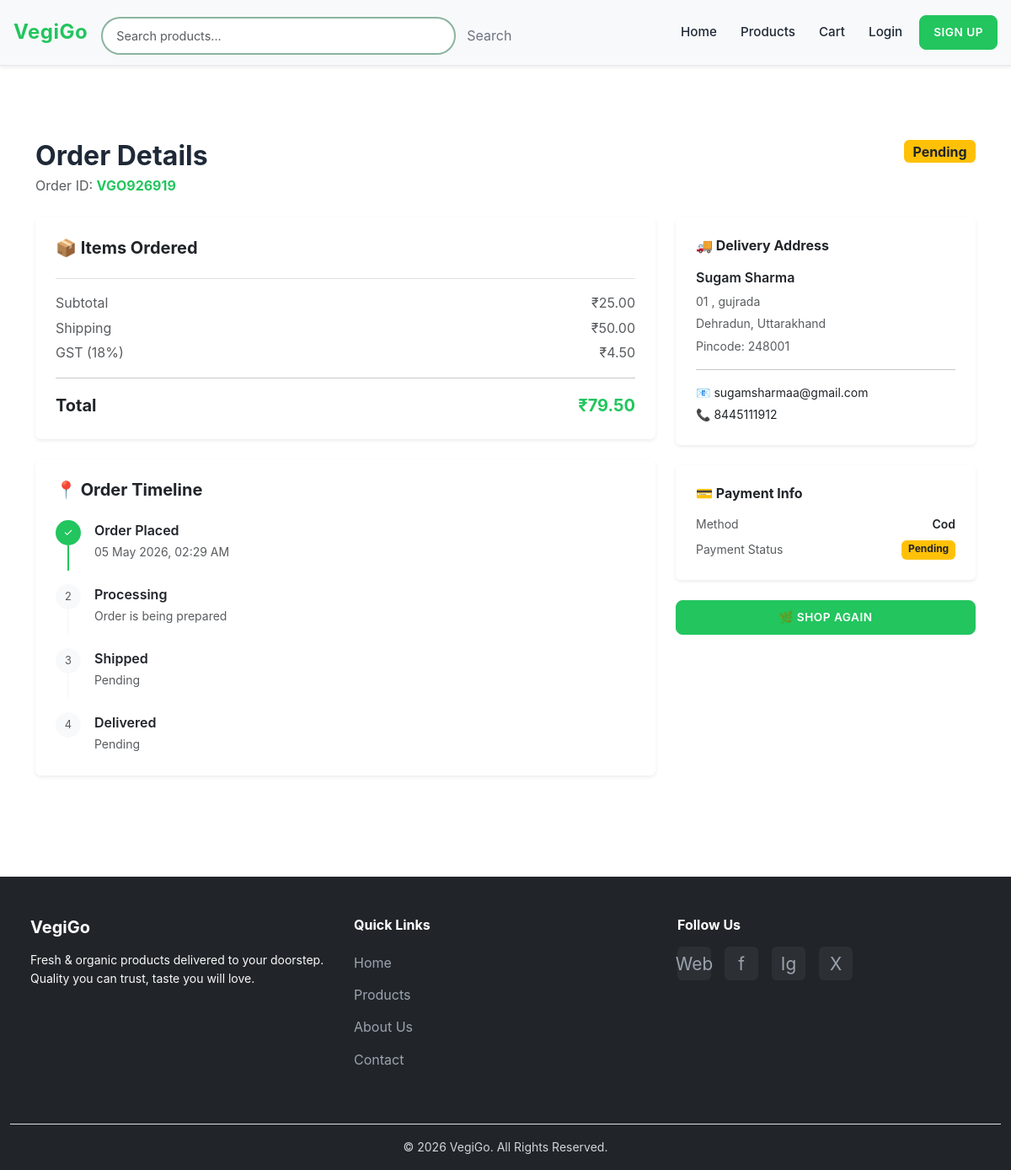
Screenshot of /order/1/ with the database file from the repository.
### vgapp/models.py (models this page shows, shortened)
class Order(models.Model):
    ORDER_STATUS_CHOICES = [
        ('pending',    'Pending'),
        ('processing', 'Processing'),
        ('shipped',    'Shipped'),
        ('delivered',  'Delivered'),
        ('cancelled',  'Cancelled'),
        ('refunded',   'Refunded'),
    ]
    PAYMENT_STATUS_CHOICES = [
        ('pending',   'Pending'),
        ('completed', 'Completed'),
        ('failed',    'Failed'),
        ('refunded',  'Refunded'),
    ]
    PAYMENT_METHOD_CHOICES = [
        ('cod',  'Cash on Delivery'),
        ('card', 'Credit/Debit Card'),
        ('upi',  'UPI'),
    ]
    order_id   = models.CharField(max_length=20, unique=True, blank=True)
    user       = models.ForeignKey(User, on_delete=models.SET_NULL, null=True, blank=True, related_name='orders')
    guest      = models.ForeignKey(GuestUser, on_delete=models.SET_NULL, null=True, blank=True, related_name='orders')
    customer_name  = models.CharField(max_length=255)
    customer_email = models.EmailField()
    customer_phone = models.CharField(max_length=15)
    shipping_address = models.CharField(max_length=255)
    shipping_city    = models.CharField(max_length=100)
    shipping_state   = models.CharField(max_length=100)
    shipping_pincode = models.CharField(max_length=10)
    subtotal      = models.DecimalField(max_digits=10, decimal_places=2, default=0)
    tax           = models.DecimalField(max_digits=10, decimal_places=2, default=0)
    shipping_cost = models.DecimalField(max_digits=10, decimal_places=2, default=0)
    discount      = models.DecimalField(max_digits=10, decimal_places=2, default=0)
    total_amount  = models.DecimalField(max_digits=10, decimal_places=2)
    order_status   = models.CharField(max_length=20, choices=ORDER_STATUS_CHOICES, default='pending')
    payment_status = models.CharField(max_length=20, choices=PAYMENT_STATUS_CHOICES, default='pending')
    payment_method = models.CharField(max_length=20, choices=PAYMENT_METHOD_CHOICES, default='cod')
    notes           = models.TextField(blank=True)
    tracking_number = models.CharField(max_length=100, blank=True)
    created_at   = models.DateTimeField(auto_now_add=True)
    updated_at   = models.DateTimeField(auto_now=True)
    shipped_at   = models.DateTimeField(null=True, blank=True)
    delivered_at = models.DateTimeField(null=True, blank=True)
    class Meta:
        ordering = ['-created_at']

### vgapp/views.py (the view)
# urls.py: path('order/<int:order_id>/', order_detail, name='order_detail'),
def order_detail(request, order_id):
    order = get_object_or_404(Order, id=order_id)
    return render(request, 'checkout/order_detail.html', {'order': order})

### templates/checkout/order_detail.html (shortened to what this page needs)
{% extends 'base.html' %}
{% load static %}
{% block content %}
<main class="main-content pt-5">
<div class="container py-5">
    <div class="d-flex justify-content-between align-items-start mb-4 flex-wrap gap-2">
        <div>
            <h2 class="fw-bold mb-1">Order Details</h2>
            <p class="text-muted mb-0">Order ID: <strong class="text-success">{{ order.order_id }}</strong></p>
        </div>
        <div>
            <span class="badge fs-6
                {% if order.order_status == 'delivered' %}bg-success
                {% elif order.order_status == 'shipped' %}bg-primary
                {% elif order.order_status == 'processing' %}bg-info text-dark
                {% elif order.order_status == 'cancelled' %}bg-danger
                {% else %}bg-warning text-dark
                {% endif %}">
                {{ order.get_order_status_display }}
            </span>
        </div>
    </div>
    <div class="row g-4">
        <div class="col-lg-8">
            <div class="card shadow-sm border-0 mb-4">
                <div class="card-body p-4">
                    <h5 class="fw-bold mb-4">📦 Items Ordered</h5>
                    <div class="mt-4 pt-3 border-top">
                        <div class="d-flex justify-content-between mb-1 text-muted">
                            <span>Subtotal</span>
                            <span>₹{{ order.subtotal }}</span>
                        </div>
                        <div class="d-flex justify-content-between mb-1 text-muted">
                            <span>Shipping</span>
                            <span>₹{{ order.shipping_cost }}</span>
                        </div>
                        <div class="d-flex justify-content-between mb-2 text-muted">
                            <span>GST (18%)</span>
                            <span>₹{{ order.tax|floatformat:2 }}</span>
                        </div>
                        <hr>
                        <div class="d-flex justify-content-between fw-bold fs-5">
                            <span>Total</span>
                            <span class="text-success">₹{{ order.total_amount|floatformat:2 }}</span>
                        </div>
                    </div>
                </div>
            </div>
            <div class="card shadow-sm border-0 mb-4">
                <div class="card-body p-4">
                    <h5 class="fw-bold mb-4">📍 Order Timeline</h5>
                    <div class="timeline">
                        <div class="d-flex gap-3 mb-3">
                            <div class="text-center" style="min-width: 30px;">
                                <div class="rounded-circle bg-success d-flex align-items-center justify-content-center"
                                     style="width: 30px; height: 30px; color: white; font-size: 0.8rem;">✓</div>
                                <div class="bg-success" style="width: 2px; height: 30px; margin: 0 auto;"></div>
                            </div>
                            <div>
                                <p class="fw-semibold mb-0">Order Placed</p>
                                <small class="text-muted">{{ order.created_at|date:"d M Y, h:i A" }}</small>
                            </div>
                        </div>
                        <div class="d-flex gap-3 mb-3">
                            <div class="text-center" style="min-width: 30px;">
                                <div class="rounded-circle d-flex align-items-center justify-content-center
                                    {% if order.order_status == 'processing' or order.order_status == 'shipped' or order.order_status == 'delivered' %}
                                        bg-success text-white
                                    {% else %}bg-light text-muted{% endif %}"
                                     style="width: 30px; height: 30px; font-size: 0.8rem;">
                                    {% if order.order_status == 'processing' or order.order_status == 'shipped' or order.order_status == 'delivered' %}✓{% else %}2{% endif %}
                                </div>
                                <div class="{% if order.order_status == 'shipped' or order.order_status == 'delivered' %}bg-success{% else %}bg-light{% endif %}"
                                     style="width: 2px; height: 30px; margin: 0 auto;"></div>
                            </div>
                            <div>
                                <p class="fw-semibold mb-0">Processing</p>
                                <small class="text-muted">Order is being prepared</small>
                            </div>
                        </div>
                        <div class="d-flex gap-3 mb-3">
                            <div class="text-center" style="min-width: 30px;">
                                <div class="rounded-circle d-flex align-items-center justify-content-center
                                    {% if order.order_status == 'shipped' or order.order_status == 'delivered' %}bg-success text-white{% else %}bg-light text-muted{% endif %}"
                                     style="width: 30px; height: 30px; font-size: 0.8rem;">
                                    {% if order.order_status == 'shipped' or order.order_status == 'delivered' %}✓{% else %}3{% endif %}
                                </div>
                                <div class="{% if order.order_status == 'delivered' %}bg-success{% else %}bg-light{% endif %}"
                                     style="width: 2px; height: 30px; margin: 0 auto;"></div>
                            </div>
                            <div>
                                <p class="fw-semibold mb-0">Shipped</p>
                                <small class="text-muted">
                                    {% if order.shipped_at %}{{ order.shipped_at|date:"d M Y" }}{% else %}Pending{% endif %}
                                </small>
                            </div>
                        </div>
                        <div class="d-flex gap-3">
                            <div class="text-center" style="min-width: 30px;">
                                <div class="rounded-circle d-flex align-items-center justify-content-center
                                    {% if order.order_status == 'delivered' %}bg-success text-white{% else %}bg-light text-muted{% endif %}"
                                     style="width: 30px; height: 30px; font-size: 0.8rem;">
                                    {% if order.order_status == 'delivered' %}✓{% else %}4{% endif %}
                                </div>
                            </div>
                            <div>
                                <p class="fw-semibold mb-0">Delivered</p>
                                <small class="text-muted">
                                    {% if order.delivered_at %}{{ order.delivered_at|date:"d M Y" }}{% else %}Pending{% endif %}
                                </small>
                            </div>
                        </div>
                    </div>
                </div>
            </div>
        </div>
        <div class="col-lg-4">
            <div class="card shadow-sm border-0 mb-4">
                <div class="card-body p-4">
                    <h6 class="fw-bold mb-3">🚚 Delivery Address</h6>
                    <p class="fw-semibold mb-1">{{ order.customer_name }}</p>
                    <p class="text-muted small mb-1">{{ order.shipping_address }}</p>
                    <p class="text-muted small mb-1">{{ order.shipping_city }}, {{ order.shipping_state }}</p>
                    <p class="text-muted small mb-2">Pincode: {{ order.shipping_pincode }}</p>
                    <hr>
                    <p class="small mb-1">📧 {{ order.customer_email }}</p>
                    <p class="small mb-0">📞 {{ order.customer_phone }}</p>
                </div>
            </div>
            <div class="card shadow-sm border-0 mb-4">
                <div class="card-body p-4">
                    <h6 class="fw-bold mb-3">💳 Payment Info</h6>
                    <div class="d-flex justify-content-between mb-2">
                        <span class="text-muted small">Method</span>
                        <span class="fw-semibold small text-capitalize">{{ order.payment_method }}</span>
                    </div>
                    <div class="d-flex justify-content-between">
                        <span class="text-muted small">Payment Status</span>
                        <span class="badge
                            {% if order.payment_status == 'completed' %}bg-success
                            {% elif order.payment_status == 'failed' %}bg-danger
                            {% else %}bg-warning text-dark{% endif %}">
                            {{ order.get_payment_status_display }}
                        </span>
                    </div>
                </div>
            </div>
            <div class="d-grid gap-2">
                <a href="{% url 'products' %}" class="btn btn-success">🌿 Shop Again</a>
            </div>
        </div>
    </div>
</div>
</main>
{% endblock %}

### rows the page displays
Order: order_id "VGO926919", order_status "Pending", subtotal "25.00", shipping_cost "50.00", tax "4.50", total_amount "79.50", created_at "05 May 2026, 02:29 AM", customer_name "Sugam Sharma", shipping_address "01 , gujrada", shipping_city "Dehradun", shipping_state "Uttarakhand", shipping_pincode "248001", customer_email "sugamsharmaa@gmail.com", customer_phone "8445111912", payment_method "Cod", payment_status "Pending"
